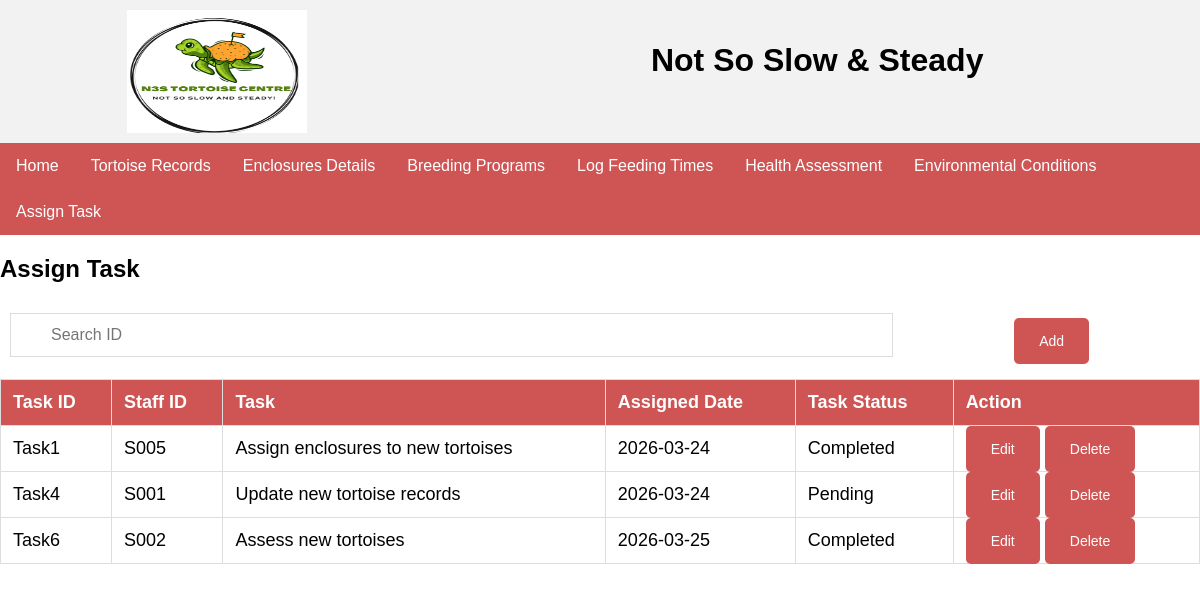
The page /assignTask.php on the database its author committed.
### tables this page shows
CREATE TABLE `task` (
  `TaskID` varchar(100) NOT NULL,
  `StaffID` varchar(100) NOT NULL,
  `Task` varchar(1000) NOT NULL,
  `AssignedDate` date NOT NULL,
  `TaskStatus` varchar(100) NOT NULL
);

### assignTask.php (the view, shortened to what this page needs)
<?php
include "./db.php";
$sql = " SELECT TaskID, StaffID, Task, AssignedDate, TaskStatus FROM task";
$result = $conn->query($sql);
?>
<!DOCTYPE html>
<html>
<head>
</head>
<body>
<table>
    <td style="border: 0px solid #ddd;"><img src="logo.png" width="180" height="123"></td>
    <td style="border: 0px solid #ddd;"><h1>Not So Slow & Steady</h1></td>
</table>
<ul>
  <li><a href="home.php">Home</a></li>
  <li><a href="tortoiseRecords.php">Tortoise Records</a></li>
  <li><a href="enclosure.php">Enclosures Details</a></li>
  <li><a href="breedingProgram.php">Breeding Programs</a></li>
  <li><a href="FeedingTimes.php">Log Feeding Times</a></li>
  <li><a href="healthAssessment.php">Health Assessment</a></li>
  <li><a href="environmentalConditions.php">Environmental Conditions</a></li>
  <li><a href="assignTask.php">Assign Task</a></li>
</ul>
<h2>Assign Task</h2>
<table style="border: 0px solid #ddd;">
    <td style="border: 0px solid #ddd;"><input type="text" id="myInput" onkeyup="myFunction()" placeholder="Search ID" title="Type ID"></td>
    <td style="border: 0px solid #ddd;"><a href="assignTask_Create.php" class="button">Add</a></td>
</table>
<table id="myTable">
  <tr class="header">
    <th>Task ID</th>
    <th>Staff ID</th>
    <th>Task</th>
    <th>Assigned Date</th>
    <th>Task Status</th>
    <th>Action</th>
  </tr>
  <?php
    if ($result->num_rows > 0) {
      while ($row = $result->fetch_assoc()) {
  ?>
  <tr>
    <td><?php echo $row['TaskID']; ?></td>
    <td><?php echo $row['StaffID']; ?></td>
    <td><?php echo $row['Task']; ?></td>
    <td><?php echo $row['AssignedDate']; ?></td>
    <td><?php echo $row['TaskStatus']; ?></td>
    <td>
      <a href="assignTask_Update.php?TaskID=<?php echo $row['TaskID']; ?>" class="button">Edit</a>
      <a href="assignTask_Delete.php?TaskID=<?php echo $row['TaskID']; ?>" class="button" style="background-color: #cf5555;">Delete</a>
    </td>
  </tr>
  <?php
      }
    }
  ?>
</table>
</body>
</html>

### assignTask.php (style rules this page uses)
body { font-family: Arial; margin: 0; }
ul { list-style-type: none; margin: 0; padding: 0; overflow: hidden; background-color: #cf5555; }
ul li { float: left; }
ul li a { display: block; color: white; padding: 14px 16px; text-decoration: none; }
table { width: 100%; border-collapse: collapse; }
th, td { border: 1px solid #ddd; padding: 10px; text-align: center; }
th { background-color: #cf5555; color: white; }
h1 { text-align: center; }
.button { background-color: #cf5555; border: none; color: white; padding: 15px 25px; text-decoration: none; font-size: 14px; cursor: pointer; border-radius: 5px; }
* { box-sizing: border-box; }
#myInput { background-image: url('/css/searchicon.png'); background-position: 10px 10px; background-repeat: no-repeat; width: 100%; font-size: 16px; padding: 12px 20px 12px 40px; border: 1px solid #ddd; margin-bottom: 12px; }
#myTable { border-collapse: collapse; width: 100%; border: 1px solid #ddd; font-size: 18px; }
#myTable th, #myTable td { text-align: left; padding: 12px; }
#myTable tr { border-bottom: 1px solid #ddd; }
#myTable tr.header, #myTable tr:hover { background-color: #f1f1f1; }

### rows shown on the page
task: TaskID "Task1", StaffID "S005", Task "Assign enclosures to new tortoises", AssignedDate "2026-03-24", TaskStatus "Completed"
task: TaskID "Task4", StaffID "S001", Task "Update new tortoise records", AssignedDate "2026-03-24", TaskStatus "Pending"
task: TaskID "Task6", StaffID "S002", Task "Assess new tortoises", AssignedDate "2026-03-25", TaskStatus "Completed"
